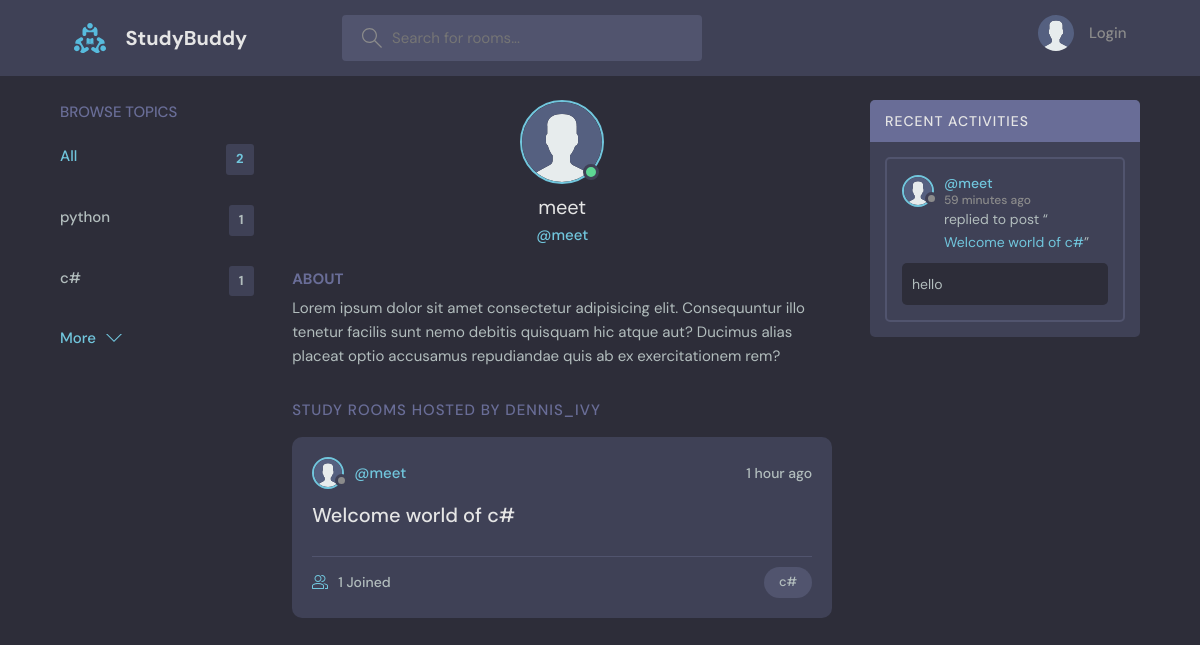
The page /profile/3 on the database its author committed.
### base/models.py (models this page shows, shortened)
class Topic(models.Model):
    name = models.CharField(max_length=200)

class User(AbstractUser):
    name = models.CharField(max_length= 200,null =True)
    email = models.EmailField(unique=True,null=True)
    bio = models.TextField(null =True)
    avatar = models.ImageField(null=True,default="avatar.svg")
    USERNAME_FIELD = 'email'
    REQUIRED_FIELDS = []

class Room(models.Model):
    host = models.ForeignKey(User,on_delete=models.SET_NULL,null = True)
    topic = models.ForeignKey(Topic,on_delete=models.SET_NULL,null = True)
    name = models.CharField(max_length=200)
    description = models.TextField(null = True,blank = True)
    participants = models.ManyToManyField(User,related_name='participants',blank = True)
    updated = models.DateTimeField(auto_now = True)
    created = models.DateTimeField(auto_now_add = True)
    def __str__(self):
        return self.name
    class Meta:
        ordering = ['-updated','-created']

class Message(models.Model):
    user = models.ForeignKey(User,on_delete=models.CASCADE)
    room = models.ForeignKey(Room,on_delete = models.CASCADE)
    body = models.TextField()
    updated = models.DateTimeField(auto_now = True)
    created = models.DateTimeField(auto_now_add = True)
    class Meta:
        ordering = ['-updated','-created']

### base/views.py (the view)
# urls.py: path('profile/<str:pk>',views.userProfile,name='user-profile'),
def userProfile(request,pk):
    user = User.objects.get(id=pk)
    rooms = user.room_set.all()
    room_messages = user.message_set.all()
    topics = Topic.objects.all()
    context = {'user': user,'rooms': rooms,'room_messages': room_messages,'topics': topics}
    return render(request, 'base/profile.html',context)

### base/templates/base/profile.html (shortened to what this page needs)
  {% extends 'main.html'%}
  {% block content%}
  <main class="profile-page layout layout--3">
    <div class="container">
      {% include 'base/topics_component.html' %}
      <div class="roomList">
        <div class="profile">
          <div class="profile__avatar">
            <div class="avatar avatar--large active">
              <img src="{{user.avatar.url}}" />
            </div>
          </div>
          <div class="profile__info">
            <h3>{{user.username}}</h3>
            <p>@{{user.username}}</p>
          </div>
          <div class="profile__about">
            <h3>About</h3>
            <p>
              Lorem ipsum dolor sit amet consectetur adipisicing elit. Consequuntur illo tenetur
              facilis sunt nemo debitis quisquam hic atque aut? Ducimus alias placeat optio
              accusamus repudiandae quis ab ex exercitationem rem?
            </p>
          </div>
        </div>
        <div class="roomList__header">
          <div>
            <h2>Study Rooms Hosted by dennis_ivy</a>
            </h2>
          </div>
        </div>
        {% include 'base/feed_component.html' %}
      </div>
      {% include 'base/activity_component.html' %}
    </div>
  </main>
  {%endblock content%}

### base/templates/base/topics_component.html
<div class="topics">
    <div class="topics__header">
      <h2>Browse Topics</h2>
    </div>
    <ul class="topics__list">
      <li>
        <a href="{% url 'home' %}" class="active">All <span>{{topics.count}}</span></a>
      </li>
      {% for topic in topics %}
      <li>
        <a href="{% url 'home'%}?q={{topic.name}}">{{topic.name}} <span>{{topic.room_set.all.count}}</span></a>
      </li>
      {% endfor %}
    </ul>
    <a class="btn btn--link" href="{% url 'topics' %}">
      More
      <svg version="1.1" xmlns="http://www.w3.org/2000/svg" width="32" height="32" viewBox="0 0 32 32">
        <title>chevron-down</title>
        <path d="M16 21l-13-13h-3l16 16 16-16h-3l-13 13z"></path>
      </svg>
    </a>
</div>

### base/templates/base/feed_component.html (shortened to what this page needs)
{% for room in rooms %}
<div class="roomListRoom">
    <div class="roomListRoom__header">
      <a href="{% url 'user-profile' room.host.id %}" class="roomListRoom__author">
        <div class="avatar avatar--small">
          <img src="{{room.host.avatar.url}}" />
        </div>
        <span>@{{room.host.username}}</span>
      </a>
      <div class="roomListRoom__actions">
        <span>{{room.created | timesince}} ago</span>
      </div>
    </div>
    <div class="roomListRoom__content">
      <a href="{% url 'my_room' room.id %}">{{room.name}}</a>
    </div>
    <div class="roomListRoom__meta">
      <a href="{% url 'my_room' room.id %}" class="roomListRoom__joined">
        {{room.participants.all.count}} Joined
      </a>
      <p class="roomListRoom__topic">{{room.topic.name}}</p>
    </div>
  </div>
{% endfor %}

### base/templates/base/activity_component.html (shortened to what this page needs)
<div class="activities">
    <div class="activities__header">
      <h2>Recent Activities</h2>
    </div>
    {% for room_message in room_messages%}
    <div class="activities__box">
      <div class="activities__boxHeader roomListRoom__header">
        <a href="{% url 'user-profile' room_message.user.id %}" class="roomListRoom__author">
          <div class="avatar avatar--small">
            <img src="{{room_message.user.avatar.url}}" />
          </div>
          <p>
            @{{room_message.user.username}}
            <span>  {{room_message.created | timesince}} ago</span>
          </p>
        </a>
      </div>
      <div class="activities__boxContent">
        <p>replied to post “<a href="{% url 'my_room' room_message.room.id %}">{{room_message.room}}</a>”</p>
        <div class="activities__boxRoomContent">
          {{room_message.body}}
        </div>
      </div>
    </div>
    {% endfor %}
  </div>

### rows shown on the page
Topic: name "python", room_set.all.count "1"
Topic: name "c#", room_set.all.count "1"
User: avatar (placeholder picture), username "meet"
Room: host.avatar (placeholder picture), host.username "meet", created "1 hour", name "Welcome world of c#", participants.all.count "1", topic.name "c#"
Message: user.avatar (placeholder picture), user.username "meet", created "59 minutes", room "Welcome world of c#", body "hello"

### other values the page prints
{{ topics.count }} "2"
